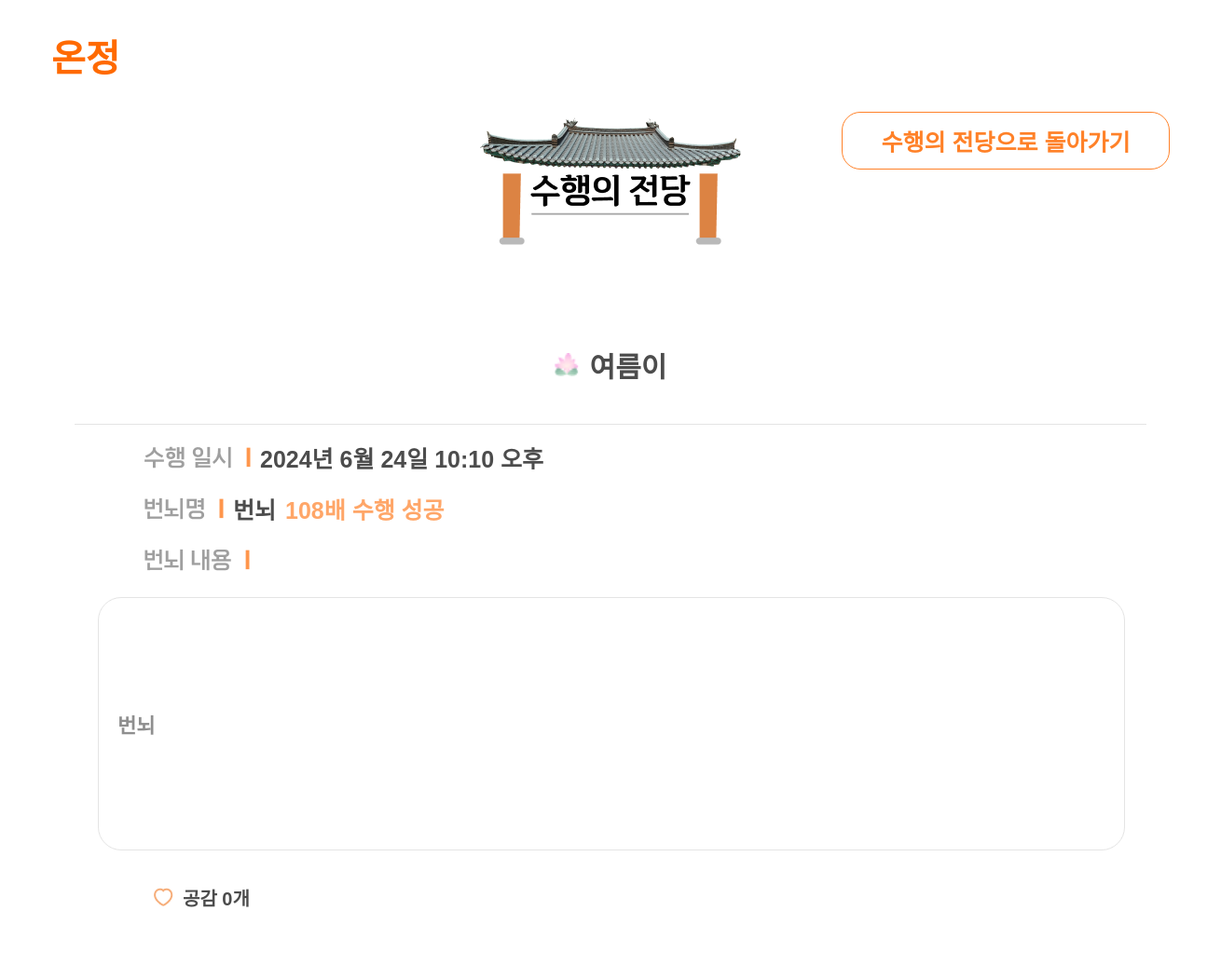
The page /post/6/ on the database as committed earlier.
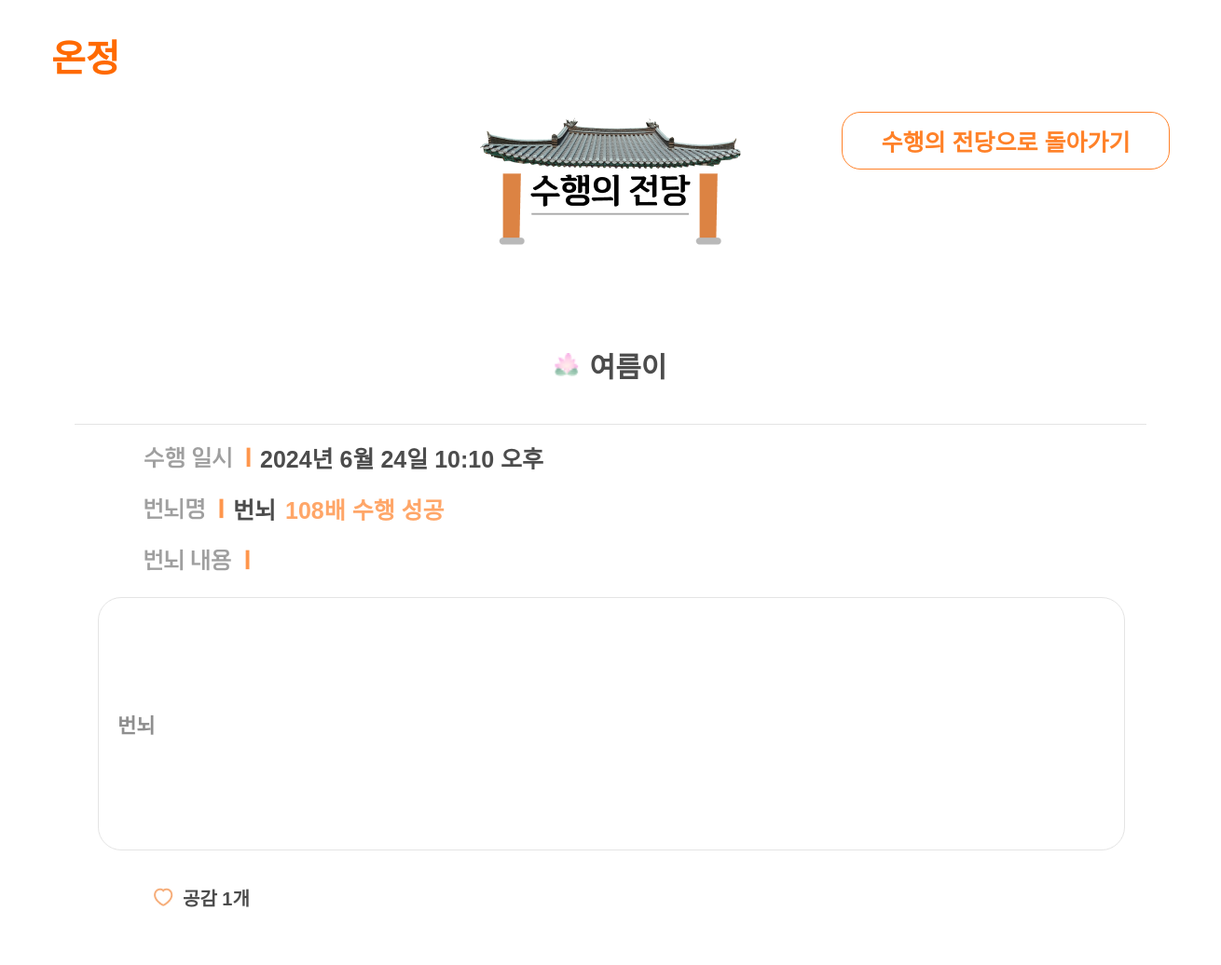
The same page on the database as committed later.
### post/models.py (models this page shows, shortened)
class SharedWish(models.Model):
    title = models.CharField(max_length=50)
    user = models.ForeignKey(User, on_delete=models.CASCADE)
    text = models.TextField()
    created_at = models.DateTimeField(auto_now_add=True)
    like = models.ManyToManyField(User, related_name='sharedwish_likes', blank=True)
    like_count = models.IntegerField(default=0)
    num108_count = models.IntegerField(default=0)

### post/views.py (the view)
# urls.py: path('<int:id>/', detail_108, name="detail_108"),
@csrf_exempt
def detail_108(request, id):
    my_wish = get_object_or_404(SharedWish, pk=id)  # 게시물 조회, 없으면 404 에러 발생
    return render(request, 'post/detail_108.html', {'wish' : my_wish})  # 템플릿에 게시물 전달

### post/templates/post/detail_108.html (shortened to what this page needs)
<!DOCTYPE html>
{% load static %}
<html>
    <head>
            <link rel="stylesheet" type="text/css" href="{% static 'css/main/detail_108.css'%}"/>
    </head>
    <body>
        <div class = "screen">
            <div class = "topnav">
                <a class="onjung" href="{% url 'main:mainpage' %}">
                    온정
                </a>
            </div>
            <div class = "frametop">
                <img class="icon-place" alt="안뜸" src="{%static 'images/mainpage_img/img-building.png'%}"/>
                <div class="buttons">
                    <a class="community-button" href="{% url 'post:community_108' %}">수행의 전당으로 돌아가기</a>
                </div>
            </div>
            <div class ="post-detail">
                <div class="post-username">
                    <img class="lotus-username" alt="안뜸" src="{%static 'images/mainpage_img/img-lotus-mini.png'%}"/>
                    <div class="db_username">{{wish.user.username}}</div>
                </div>
                <div class="long-bar"></div>
                <div class="text-detail">
                    <div class="post-time">
                        <img class="img-time" alt="안뜸" src="{%static 'images/mainpage_img/img-detail-time.png'%}"/>
                        <div class="db_time">{{ wish.created_at }}</div>
                    </div>
                    <div class="post-title">
                        <img class="img-title" alt="안뜸" src="{%static 'images/mainpage_img/img-detail-title.png'%}"/>
                        <div class="db_title">{{ wish.title }}</div>
                        <div class="ok108">108배 수행 성공</div>
                    </div>
                    <div class="post-content">
                        <img class="img-content" alt="안뜸" src="{%static 'images/mainpage_img/img-detail-content.png'%}"/>
                    </div>
                    <div class="box-container">
                        <div class="content-box">
                            <div class="db_content">{{ wish.text }}</div>
                        </div>
                    </div>
                    <div class="icons">
                        <div class = "likes">
                            <img class="img-like" alt="안뜸" src="{%static 'images/mainpage_img/img-like.png'%}"/>
                            <a class ="db_like" href="{% url "post:likes" wish.id %}">공감 {{ wish.like_count }}개</a>
                        </div>
                    </div>
                </div>
            </div>
        </div>
    </body>
</html>

Rows that differ between the two databases and show on the page:
changed SharedWish "2024년 6월 24일 10:10 오후": like_count "0" → "1"
